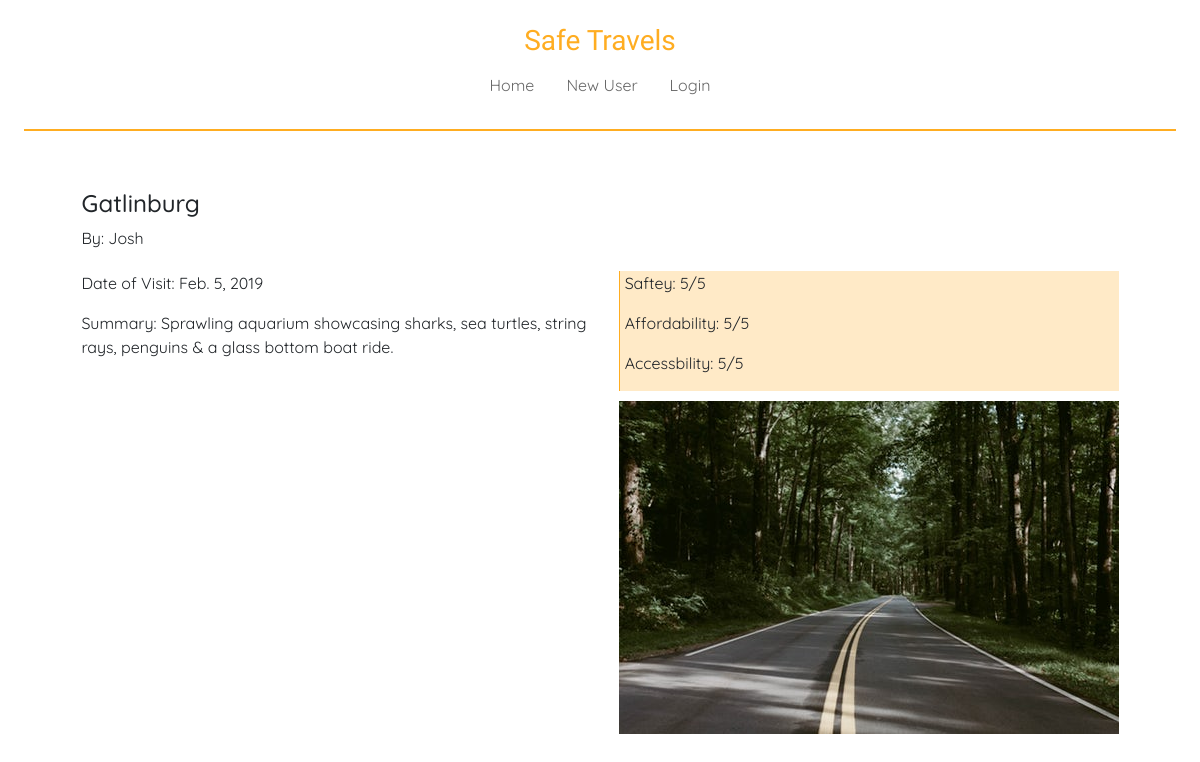
The page /logDetails/10/ on the database its author committed.
### travelApp/models.py (models this page shows, shortened)
class LocationLog(models.Model):
    location = models.CharField(max_length=500, default='')
    location_lat = models.FloatField(default=0)
    location_long = models.FloatField(default=0)
    date_of_visit = models.DateField(default=date.today)
    summary = models.TextField(default='')
    safety = models.PositiveSmallIntegerField(default=1)
    affordability = models.PositiveSmallIntegerField(default=1)
    accessibility = models.PositiveSmallIntegerField(default=1)
    image = models.ImageField(upload_to='images', null=True, blank=True)
    userModel_fk = models.ForeignKey(UserModel, on_delete=models.CASCADE, null=True, blank=True)

class UserModel(models.Model):
    username = models.CharField(max_length=500, default='')
    password = models.CharField(max_length=500, default='')
    email = models.EmailField(default='')
    user_fk = models.ForeignKey(User, on_delete=models.CASCADE, null=True, blank=True)

### travelApp/views.py (the view)
# urls.py: path('logDetails/<int:logID>/', views.logDetails, name='logDetails'),
def logDetails(request, logID):
    log = LocationLog.objects.get(pk=logID)
    context = {
        'log': log,
    }
    return render(request, 'travelApp/logDetails.html', context)

### travelApp/templates/travelApp/logDetails.html (shortened to what this page needs)
{% extends 'travelApp/base.html' %}
{% block content %}
<div class="formatDetails">
    <div class="detailsHeader">
        <h4>{{ log.location }}</h4>
        <p>
            By: {{log.userModel_fk.username}}
        </p>
    </div>
   <div class="detailsDetails">
       <p>
           Date of Visit:
           {{ log.date_of_visit  }}
       </p>
       <p>
           Summary:
           {{ log.summary }}
       </p>
   </div>
    {% if log.image %}
    <div class="detailImage">
        <img src="{{ log.image.url }}" alt="log image">
    </div>
    {% endif %}
    <div class="detailsRatings">
        <p>
            Saftey:
            {{ log.safety }}/5
        </p>
        <p>
            Affordability:
            {{ log.affordability }}/5
        </p>
        <p>
            Accessbility:
            {{ log.accessibility }}/5
        </p>
    </div>
</div>
{% endblock %}

### travelApp/static/travelApp/css/base.css (style rules this page uses)
html, body { height: 100%; margin: 1%; }
h2,h4 { font-family: 'Quicksand', sans-serif; }
p { font-family: 'Quicksand', sans-serif; }
.formatDetails { display: grid; grid-template-columns: 3fr 1fr; grid-gap: 1%; margin: 5%; }
.detailsHeader { grid-column: 1; grid-row: 1; }
.detailsDetails { grid-column: 1; grid-row: 2; }
.detailsRatings { grid-column: 2; grid-row: 2; border-left: 1px solid rgb(255, 173, 33); background-color: rgba(255, 173, 33, 0.25); padding-left: 1%; }
.detailImage { grid-column: 2; grid-row: 3; margin-top: 1%; }

### rows shown on the page
LocationLog: location "Gatlinburg", userModel_fk.username "Josh", date_of_visit "Feb. 5, 2019", summary "Sprawling aquarium showcasing sharks, sea turtles, string rays, penguins & a glass bottom boat ride.", image (picture), safety "5", affordability "5", accessibility "5"
